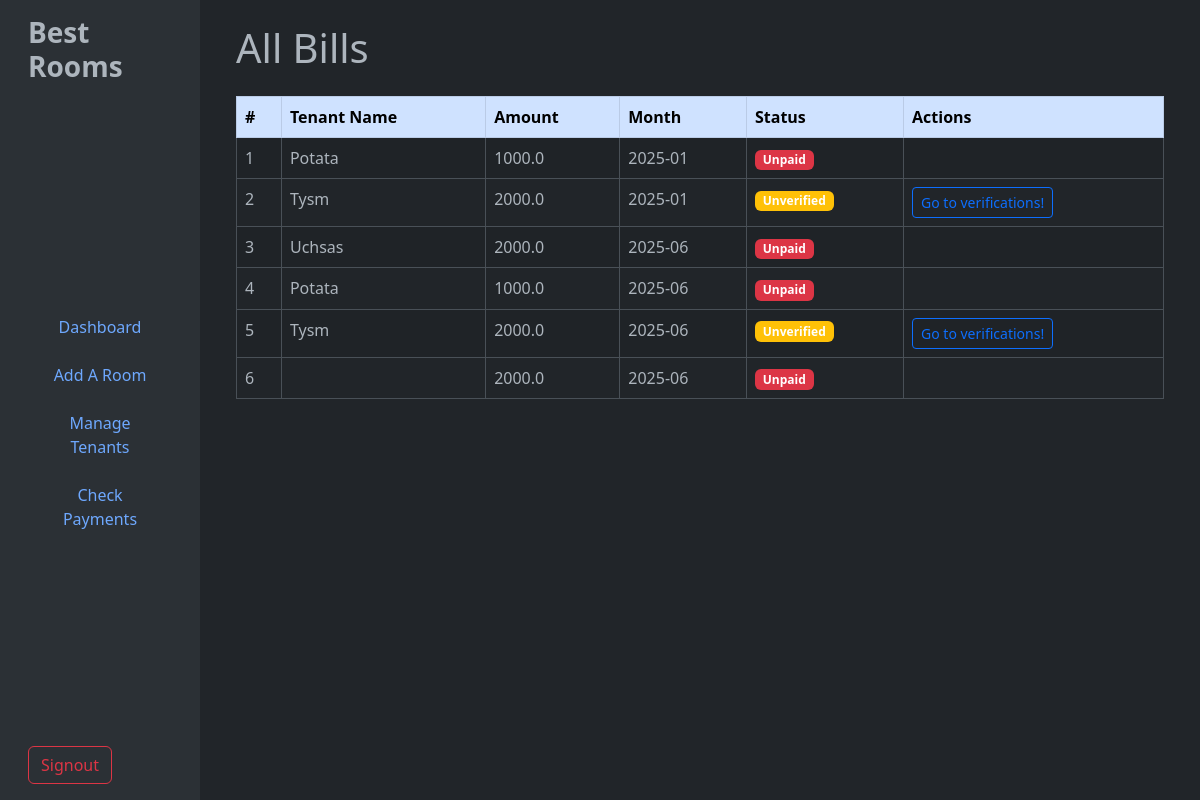
Screenshot of /seebills/internet with the database file from the repository.
### tables this page shows
CREATE TABLE "Payments" (
	"paymentID"	INTEGER,
	"tenantID"	INTEGER NOT NULL,
	"payment"	INT,
	"status"	TEXT NOT NULL,
	"transactionID"	TEXT NOT NULL, `month` TEXT, `amount` TEXT, `type` TEXT,
	PRIMARY KEY("paymentID" AUTOINCREMENT),
	FOREIGN KEY("payment") REFERENCES "Bills"("billID"),
	FOREIGN KEY("tenantID") REFERENCES "Tenants"("tenantID")
);

CREATE TABLE "Tenants" (
	"tenantID"	INTEGER,
	"userID"	INTEGER NOT NULL,
	"name"	TEXT,
	"roomID"	INTEGER,
	"phone"	TEXT,
	PRIMARY KEY("tenantID" AUTOINCREMENT),
	FOREIGN KEY("roomID") REFERENCES "Rooms"("roomID"),
	FOREIGN KEY("userID") REFERENCES "Users"("userID")
);

### app.py (the view)
@app.route('/seebills/<string:billtype>')
def seebills(billtype):
    data = getUnpaidBills(billtype)
    return render_template('seeUnpaidBills.html', bills=data, getTenantName=getTenantName)

### database/admin.py (called while the page is built)
def dbConnect():
    return sqlite3.connect('database/main.db')

def pullFromDB(query):
    connection = dbConnect()
    cursor = connection.cursor()
    cursor.execute(query)
    result = cursor.fetchall()
    connection.close()
    return result

def getUnpaidBills(type):
    result = pullFromDB(f"SELECT * FROM Payments WHERE (status='unpaid' OR status='unverified') AND type='{type}'")
    return result

### database/user.py (called while the page is built)
def getTenantName(tenantID):
    result = pullFromDB(f"SELECT name FROM Tenants WHERE tenantID='{tenantID}'")[0][0]
    return result

### templates/seeUnpaidBills.html (shortened to what this page needs)
{%extends "adminbase.html"%}
{%block content%}
<main class="col-md-9 ms-sm-auto col-lg-10 px-md-4 bg-dark">
<div class="container py-4">
  <h1 class="mb-4">All Bills</h1>
  <div class="table-responsive">
    <table class="table table-striped table-bordered">
      <thead class="table-primary">
        <tr>
          <th>#</th>
          <th>Tenant Name</th>
          <th>Amount</th>
          <th>Month</th>
          <th>Status</th>
          <th>Actions</th>
        </tr>
      </thead>
      <tbody>
        {% for bill in bills %}
        <tr>
          <td>{{ loop.index }}</td>
          <td>{{ getTenantName(bill[1]) }}</td>
          <td>{{ bill[6] }}</td>
          <td>{{ bill[5] }}</td>
          <td>
            {% if bill[3] == 'unpaid' %}
            <span class="badge bg-danger">Unpaid</span>
            {% elif bill[3] == 'unverified' %}
            <span class="badge bg-warning">Unverified</span>
            {% endif %}
          </td>
          <td>
            {% if bill[3] == 'unverified' %}
            <div class="d-flex gap-2">
              <a href="/unverifiedbills" class="btn btn-sm btn-outline-primary">Go to verifications!</a>
            </div>
            {% endif %}
          </td>
        </tr>
        {% else %}
        <tr>
          <td colspan="6" class="text-center">No bills found.</td>
        </tr>
        {% endfor %}
      </tbody>
    </table>
  </div>
</div>
</main>
{% endblock %}

### rows the page displays
Payments: tenantID.name "Potata", amount "1000.0", month "2025-01", status "Unpaid"
Payments: tenantID.name "Tysm", amount "2000.0", month "2025-01", status "Unverified"
Payments: tenantID.name "Uchsas", amount "2000.0", month "2025-06", status "Unpaid"
Payments: tenantID.name "Potata", amount "1000.0", month "2025-06", status "Unpaid"
Payments: tenantID.name "Tysm", amount "2000.0", month "2025-06", status "Unverified"
Payments: amount "2000.0", month "2025-06", status "Unpaid"
